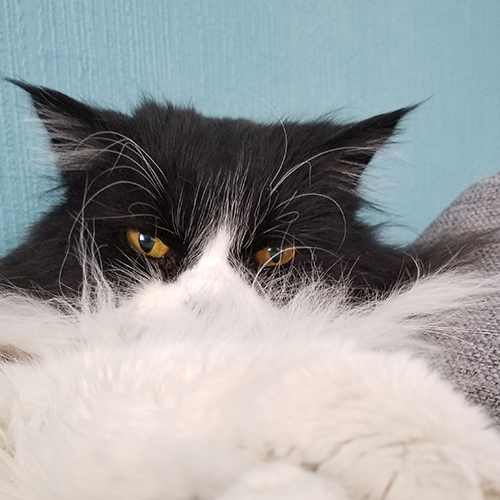
#> input picture challenges/misc_catto/private/cat.png, 500 x 500 px
$ python catmap.py cat.png out.png 5
#> lines starting #> are read from the running program, lines starting #| are printed output that depends on the picture
# taken from https://github.com/zhanxw/cat

import sys
from PIL import Image
from numpy import *


if(len(sys.argv) != 4):
	print("Usage: catmap.py <input> <output> <steps>")
	sys.exit(-1)

f_in = sys.argv[1];
f_out = sys.argv[2];
steps = int(sys.argv[3]);


# load image
im = array(Image.open(f_in))
#> im is the input picture: shape (500, 500, 4); mean R, G, B, A 155.7, 158.8, 160, 255
N = im.shape[0]
#> N = 500

# create x and y components of Arnold's cat mapping
x,y = meshgrid(range(N),range(N))
xmap = (2*x+y) % N
ymap = (x+y) % N

for i in range(steps):
	im = im[xmap,ymap]
#> this loop made 5 passes
#> pass 1, `im = im[xmap,ymap]`:
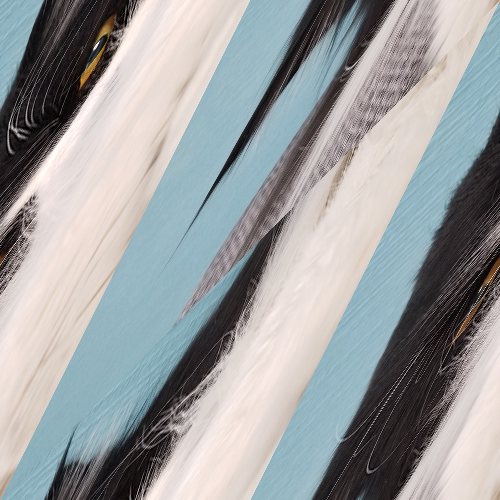
#> im: shape (500, 500, 4); mean R, G, B, A 155.7, 158.8, 160, 255
#> pass 2, `im = im[xmap,ymap]`:
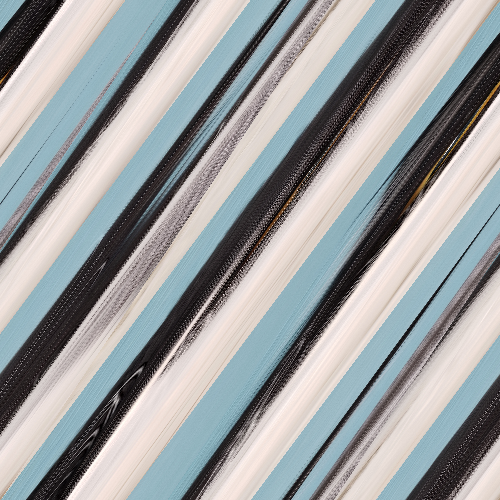
#> im: shape (500, 500, 4); mean R, G, B, A 155.7, 158.8, 160, 255
#> pass 3, `im = im[xmap,ymap]`:
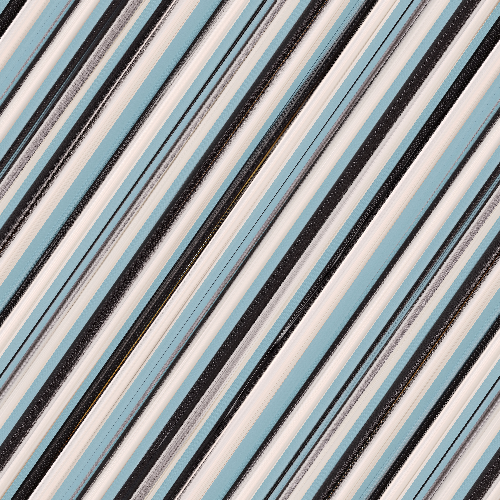
#> im: shape (500, 500, 4); mean R, G, B, A 155.7, 158.8, 160, 255
#> after the loop:
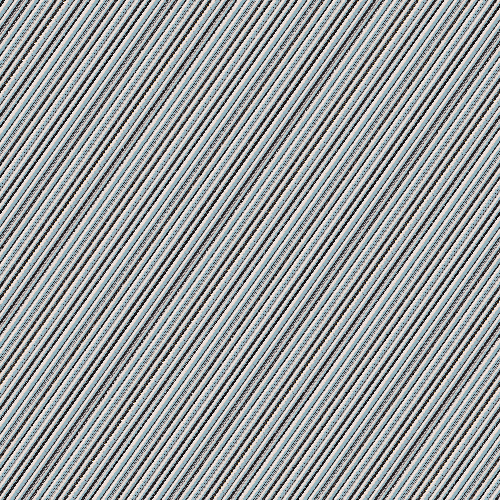
#> im: shape (500, 500, 4); mean R, G, B, A 155.7, 158.8, 160, 255

result = Image.fromarray(im)
result.save(f_out)
